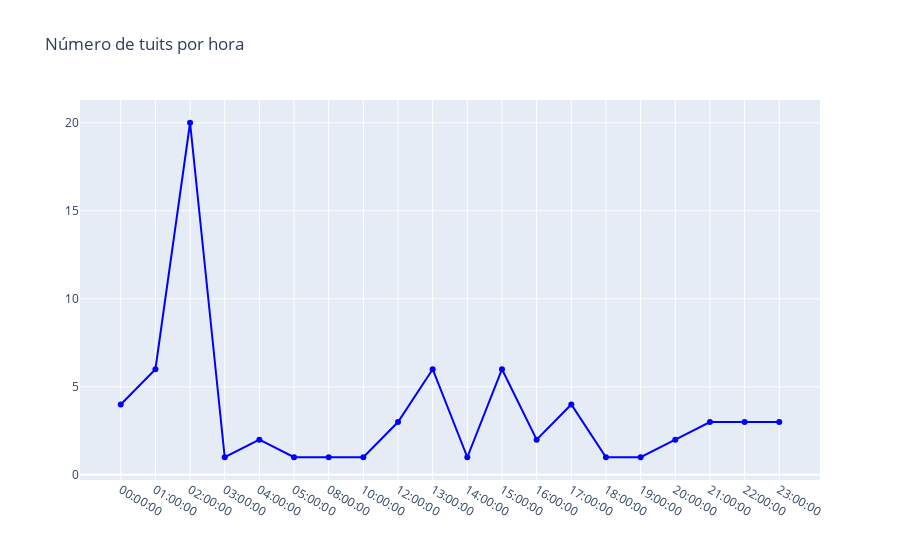

Notebook code for this chart:
### Markdown cell above
###  `[25 pts]` Punto 2: Hacer una visualización sobre esos tuits

### Code cell
trace = go.Scatter(x=temp.hora.values,
                   y=temp.cnt.values,
                   text=[f"Fecha: {f}<br>Tuits: {c}" for f,c in zip(temp.hora.values,temp.cnt.values)],
                   hoverinfo='text',
                   mode='lines+markers',
                   name='Horas',
                   line={'color': 'blue'})

layout = go.Layout(title="Número de tuits por hora")

fig = go.Figure(data=[trace], layout=layout)
iplot(fig)

### Figure 1 — Plotly figure (JSON) as saved in the notebook; plotly's stock layout.template omitted (floating-point values rounded to 4 significant figures)
{"data": [{"hoverinfo": "text", "line": {"color": "blue"}, "mode": "lines+markers", "name": "Horas", "text": ["Fecha: 00:00:00<br>Tuits: 4", "Fecha: 01:00:00<br>Tuits: 6", "Fecha: 02:00:00<br>Tuits: 20", "Fecha: 03:00:00<br>Tuits: 1", "Fecha: 04:00:00<br>Tuits: 2", "Fecha: 05:00:00<br>Tuits: 1", "Fecha: 08:00:00<br>Tuits: 1", "Fecha: 10:00:00<br>Tuits: 1", "Fecha: 12:00:00<br>Tuits: 3", "Fecha: 13:00:00<br>Tuits: 6", "Fecha: 14:00:00<br>Tuits: 1", "Fecha: 15:00:00<br>Tuits: 6", "Fecha: 16:00:00<br>Tuits: 2", "Fecha: 17:00:00<br>Tuits: 4", "Fecha: 18:00:00<br>Tuits: 1", "Fecha: 19:00:00<br>Tuits: 1", "Fecha: 20:00:00<br>Tuits: 2", "Fecha: 21:00:00<br>Tuits: 3", "Fecha: 22:00:00<br>Tuits: 3", "Fecha: 23:00:00<br>Tuits: 3"], "type": "scatter", "x": ["00:00:00", "01:00:00", "02:00:00", "03:00:00", "04:00:00", "05:00:00", "08:00:00", "10:00:00", "12:00:00", "13:00:00", "14:00:00", "15:00:00", "16:00:00", "17:00:00", "18:00:00", "19:00:00", "20:00:00", "21:00:00", "22:00:00", "23:00:00"], "y": [4, 6, 20, 1, 2, 1, 1, 1, 3, 6, 1, 6, 2, 4, 1, 1, 2, 3, 3, 3]}], "layout": {"title": {"text": "Número de tuits por hora"}}}
